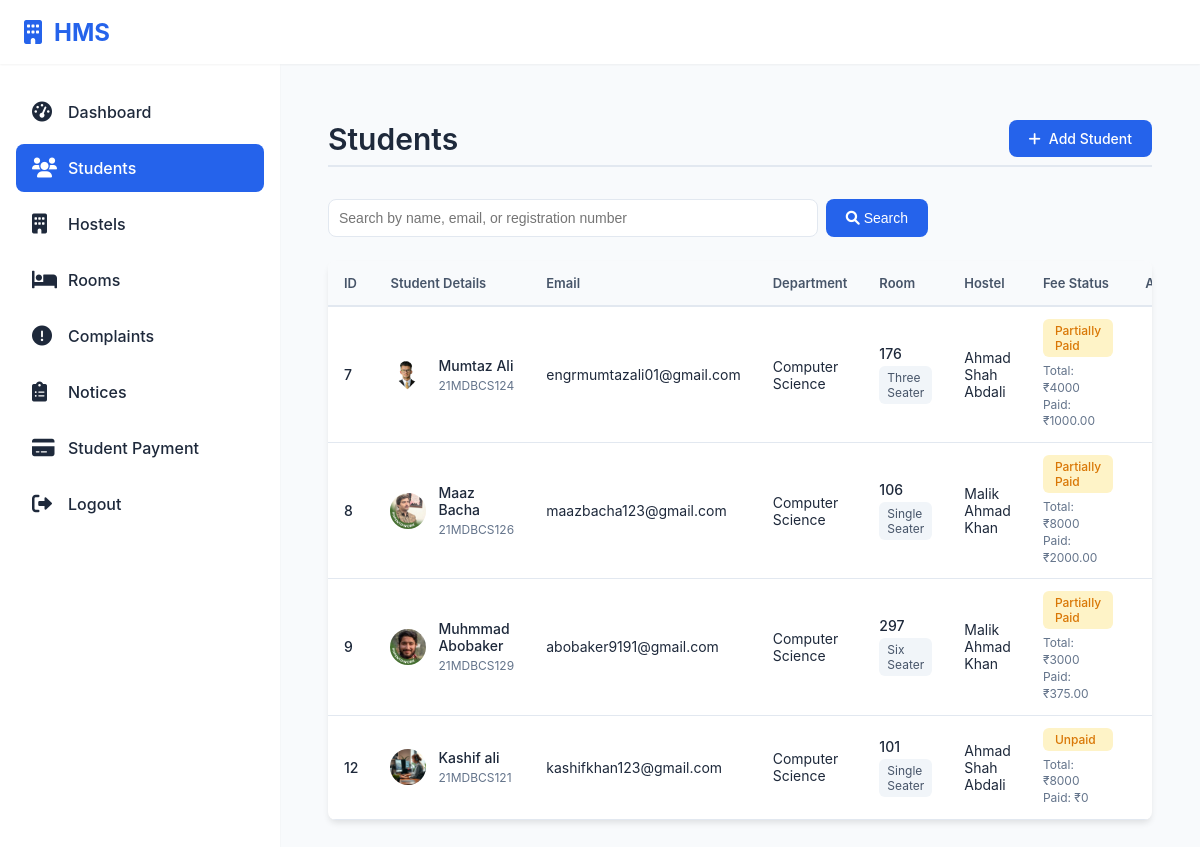
Page /hostel/students/ (signed in) on the committed database.
### hostel/models.py (models this page shows, shortened)
class Student(models.Model):
    Room_ID = models.ForeignKey(Room, on_delete=models.SET_NULL, null=True)
    PAYMENT_STATUS_CHOICES = [
        ('NOT_PAID', 'Not Paid'),
        ('PARTIALLY_PAID', 'Partially Paid'),
        ('FULLY_PAID', 'Fully Paid'),
    ]
    Student_ID = models.AutoField(primary_key=True)
    Registration_Number = models.CharField(max_length=20, unique=True, null=True, blank=True)
    user = models.OneToOneField(User, on_delete=models.CASCADE, null=True)
    profile_picture = models.ImageField(upload_to='student_profiles/', null=True, blank=True)
    F_Name = models.CharField(max_length=50)
    L_Name = models.CharField(max_length=50)
    Contact_Info = models.CharField(max_length=100)
    Address = models.TextField()
    Department = models.CharField(max_length=100)
    FatherName = models.CharField(max_length=50)
    fee_status = models.CharField(max_length=20, choices=PAYMENT_STATUS_CHOICES, default='NOT_PAID')
    mess_status = models.BooleanField(default=False)
    Room_ID = models.ForeignKey(Room, on_delete=models.CASCADE, related_name="students")
    Hostel_ID = models.ForeignKey(Hostel, on_delete=models.CASCADE, related_name="students")
    total_paid_amount = models.DecimalField(max_digits=10, decimal_places=2, default=0)

class Room(models.Model):
    Room_ID = models.AutoField(primary_key=True)
    Room_Type = models.CharField(max_length=255)
    Capacity = models.IntegerField()
    Location = models.CharField(max_length=255)
    Room_No = models.CharField(max_length=50, unique=True)
    Floor_No = models.IntegerField()
    Students_Alloted = models.IntegerField(default=0)
    Hostel_ID = models.ForeignKey(Hostel, on_delete=models.CASCADE, related_name="rooms")

class Hostel(models.Model):
    Hostel_ID = models.AutoField(primary_key=True)
    Hostel_Name = models.CharField(max_length=255, unique=True)
    No_Of_Rooms = models.IntegerField(default=0)
    No_Of_Students = models.IntegerField(default=0)
    Single_Seater_Rooms = models.IntegerField(default=0)
    Two_Seater_Rooms = models.IntegerField(default=0)
    Three_Seater_Rooms = models.IntegerField(default=0)
    Six_Seater_Rooms = models.IntegerField(default=0)

### hostel/views.py (the view, shortened to what this page needs)
# urls.py: path('students/', views.list_students, name='list_students'),
@login_required
def list_students(request):
    search_query = request.GET.get('search', '')
    room_fees = {
        'Single Seater': 8000,
        'Two Seater': 6000,
        'Three Seater': 4000,
        'Six Seater': 3000
    }
    students = Student.objects.all()
    for student in students:
        if student.Room_ID:
            student.total_fee = room_fees.get(student.Room_ID.Room_Type, 5000)
        else:
            student.total_fee = 0
    return render(request, 'list_students.html', {
        'students': students,
        'search_query': search_query
    })

### hostel/templates/list_students.html (shortened to what this page needs)
{% extends 'base.html' %}
{% block content %}
{% load static %}
<div class="container">
    <div class="page-header">
        <h1 class="page-title">Students</h1>
        <a href="{% url 'add_student' %}" class="add-student-btn">
            <i class="fas fa-plus"></i>
            Add Student
        </a>
    </div>
    <div class="search-container">
        <form method="GET" action="{% url 'list_students' %}">
            <input type="text" name="search" class="search-input"
                   placeholder="Search by name, email, or registration number"
                   value="{{ search_query }}">
            <button type="submit" class="search-btn">
                <i class="fas fa-search"></i>
                Search
            </button>
        </form>
    </div>
    <div class="table-container">
        <table class="student-table">
            <thead>
                <tr>
                    <th>ID</th>
                    <th>Student Details</th>
                    <th>Email</th>
                    <th>Department</th>
                    <th>Room</th>
                    <th>Hostel</th>
                    <th>Fee Status</th>
                    <th>Actions</th>
                </tr>
            </thead>
            <tbody>
                {% for student in students %}
                <tr>
                    <td class="student-id">{{ student.Student_ID }}</td>
                    <td>
                        <div class="student-info">
                            {% if student.profile_picture %}
                                <img src="{{ student.profile_picture.url }}" alt="Profile" class="profile-picture">
                            {% else %}
                                <img src="{% static 'images/default-avatar.png' %}" alt="Default" class="profile-picture">
                            {% endif %}
                            <div class="student-details">
                                <div class="student-name">{{ student.F_Name }} {{ student.L_Name }}</div>
                                <div class="student-reg">{{ student.Registration_Number }}</div>
                            </div>
                        </div>
                    </td>
                    <td class="student-email">{{ student.user.email }}</td>
                    <td>{{ student.Department }}</td>
                    <td>
                        {% if student.Room_ID %}
                            <div class="room-info">
                                <span class="room-number">{{ student.Room_ID.Room_No }}</span>
                                <span class="room-type">{{ student.Room_ID.Room_Type }}</span>
                            </div>
                        {% else %}
                            <span class="text-gray-500">Not Assigned</span>
                        {% endif %}
                    </td>
                    <td>{{ student.Hostel_ID.Hostel_Name }}</td>
                    <td>
                        <div class="status-wrapper">
                            <span class="status-badge {% if student.fee_status == 'FULLY_PAID' %}status-paid{% elif student.fee_status == 'NOT_PAID' %}status-unpaid{% else %}status-pending{% endif %}">
                                {{ student.get_fee_status_display }}
                            </span>
                            <div class="fee-details">
                                Total: ₹{{ student.total_fee }}<br>
                                Paid: ₹{{ student.total_paid_amount|default:"0" }}
                            </div>
                        </div>
                    </td>
                    <td>
                        <div class="action-buttons">
                            <a href="{% url 'view_student' student.Student_ID %}" class="action-btn edit-btn" title="View">
                            </a>
                        </div>
                    </td>
                </tr>
                {% endfor %}
            </tbody>
        </table>
    </div>
</div>
{% endblock %}

### hostel/templates/base.html (style rules this page uses)
:root { --primary-color: #2563eb; --background-color: #f8fafc; --text-color: #1e293b; --sidebar-width: 280px; --header-height: 64px; --shadow-sm: 0 1px 2px 0 rgb(0 0 0 / 0.05); }
* { margin: 0; padding: 0; box-sizing: border-box; }
body { font-family: 'Inter', system-ui, -apple-system, sans-serif; background: var(--background-color); color: var(--text-color); }

### hostel/templates/list_students.html (style rules this page uses)
.container { padding: 2rem; max-width: 1400px; margin: 0 auto; }
.page-header { display: flex; justify-content: space-between; align-items: center; margin-bottom: 2rem; padding: 0.5rem 0; border-bottom: 2px solid #e2e8f0; }
.page-title { font-size: 1.875rem; font-weight: 600; color: #1e293b; margin: 0; }
.add-student-btn { display: inline-flex; align-items: center; gap: 0.5rem; background: #2563eb; color: white; padding: 0.625rem 1.25rem; border-radius: 0.5rem; font-weight: 500; text-decoration: none; transition: all 0.2s; font-size: 0.875rem; }
.search-container { margin-bottom: 1.5rem; }
.search-container form { display: flex; gap: 0.5rem; max-width: 600px; }
.search-input { flex: 1; padding: 0.625rem; border: 1px solid #e2e8f0; border-radius: 0.5rem; font-size: 0.875rem; transition: border-color 0.2s; }
.search-btn { background-color: #2563eb; color: white; padding: 0.625rem 1.25rem; border: none; border-radius: 0.5rem; cursor: pointer; transition: all 0.2s; font-size: 0.875rem; font-weight: 500; }
.table-container { background: white; border-radius: 1rem; box-shadow: 0 4px 6px -1px rgba(0, 0, 0, 0.1); overflow: hidden; }
.student-table { width: 100%; border-collapse: separate; border-spacing: 0; }
.student-table thead th { background: #f8fafc; color: #475569; font-weight: 600; font-size: 0.813rem; padding: 0.875rem 1rem; text-align: left; border-bottom: 2px solid #e2e8f0; position: sticky; top: 0; }
.student-table tbody td { padding: 0.75rem 1rem; color: #1e293b; font-size: 0.875rem; border-bottom: 1px solid #e2e8f0; vertical-align: middle; }
.student-info { display: flex; align-items: center; gap: 0.75rem; }
.profile-picture { width: 2.25rem; height: 2.25rem; border-radius: 50%; object-fit: cover; }
.student-details { display: flex; flex-direction: column; gap: 0.25rem; }
.student-name { font-weight: 500; color: #1e293b; font-size: 0.875rem; }
.student-reg { font-size: 0.75rem; color: #64748b; }
.student-id { font-weight: 500; color: #2563eb; font-size: 0.875rem; }
.student-email { color: #64748b; font-size: 0.875rem; }
.room-info { display: flex; flex-direction: column; gap: 0.25rem; }
.room-number { font-weight: 500; color: #1e293b; }
.room-type { display: inline-block; padding: 0.25rem 0.5rem; background: #f1f5f9; border-radius: 0.375rem; font-size: 0.75rem; color: #475569; }
.status-wrapper { display: flex; flex-direction: column; gap: 0.375rem; }
.status-badge { display: inline-flex; align-items: center; padding: 0.25rem 0.75rem; border-radius: 0.375rem; font-size: 0.75rem; font-weight: 500; }
.status-pending { background: #fef3c7; color: #d97706; }
.fee-details { font-size: 0.75rem; color: #64748b; line-height: 1.4; }
.action-buttons { display: flex; gap: 0.5rem; }
.action-btn { display: inline-flex; align-items: center; justify-content: center; width: 2rem; height: 2rem; border-radius: 0.375rem; border: none; background: transparent; color: #64748b; cursor: pointer; transition: all 0.2s; }
@media (max-width: 1200px) { .container { padding: 1rem; } }
@media (max-width: 1200px) { .table-container { border-radius: 0.5rem; } }

### rows in the picture
Student: Student_ID "7", profile_picture (placeholder picture), F_Name "Mumtaz", L_Name "Ali", Registration_Number "21MDBCS124", user.email "engrmumtazali01@gmail.com", Department "Computer Science", Room_ID.Room_No "176", Room_ID.Room_Type "Three Seater", Hostel_ID.Hostel_Name "Ahmad Shah Abdali", fee_status "Partially Paid", total_fee "4000", total_paid_amount "1000.00"
Student: Student_ID "8", profile_picture (picture), F_Name "Maaz", L_Name "Bacha", Registration_Number "21MDBCS126", user.email "maazbacha123@gmail.com", Department "Computer Science", Room_ID.Room_No "106", Room_ID.Room_Type "Single Seater", Hostel_ID.Hostel_Name "Malik Ahmad Khan", fee_status "Partially Paid", total_fee "8000", total_paid_amount "2000.00"
Student: Student_ID "9", profile_picture (picture), F_Name "Muhmmad", L_Name "Abobaker", Registration_Number "21MDBCS129", user.email "abobaker9191@gmail.com", Department "Computer Science", Room_ID.Room_No "297", Room_ID.Room_Type "Six Seater", Hostel_ID.Hostel_Name "Malik Ahmad Khan", fee_status "Partially Paid", total_fee "3000", total_paid_amount "375.00"
Student: Student_ID "12", profile_picture (picture), F_Name "Kashif", L_Name "ali", Registration_Number "21MDBCS121", user.email "kashifkhan123@gmail.com", Department "Computer Science", Room_ID.Room_No "101", Room_ID.Room_Type "Single Seater", Hostel_ID.Hostel_Name "Ahmad Shah Abdali", fee_status "Unpaid", total_fee "8000", total_paid_amount "0"
